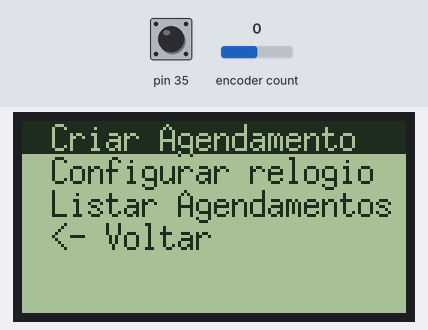
This sketch was run on a simulated Arduino Mega 2560, built with avr-gcc and run on an emulated ATmega2560. Shown: 128×64 one-colour display. The test bench sets the inputs (shaded band); at power-on: encoder count 0, pin 35 HIGH. What the sketch prints to the serial monitor is not drawn.

Above: at 1.8 s.
1.9 s: encoder count set to 1
At 3.8 s:
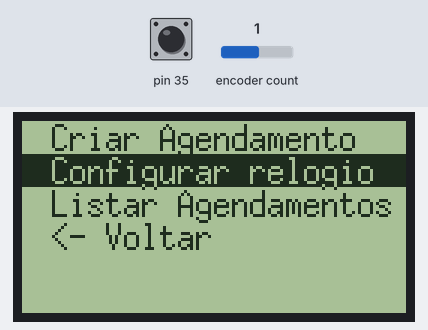
4.1 s: encoder count set to 2
At 6.6 s:
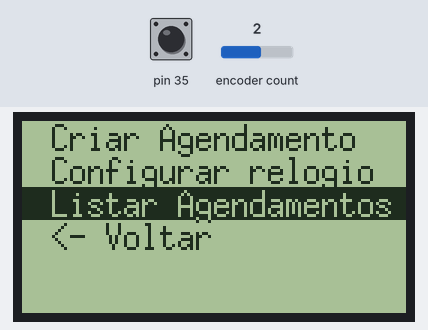
11.7 s: encoder count set to 3
At 13.6 s:
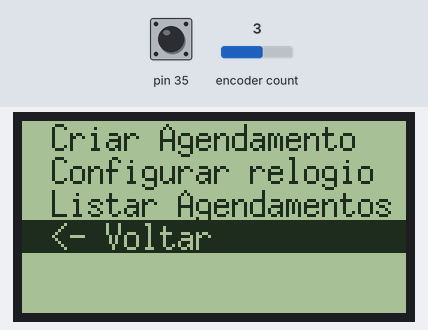
Timing chart, 0 to 15.1 s (numbered marks = the images above; inputs shaded):
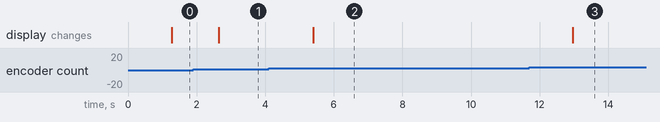

The sketch:

MEGA_RAMPS_MENU.ino
```cpp
#include <math.h>
#include <SPI.h>
#include <U8g2lib.h>
#include "ClickEncoder.h"
#include "Menu.h"
#include "pin_map.h"
#include "RTClib.h"


bool Running = true;
char *menu_current[20];
uint8_t menu_item_current  = 0;
uint8_t telaAtual  = 0;
uint8_t menu_length_current  = 0;
uint8_t menu_redraw_required = 0;
int16_t last, value;                  // store position of encoder
String inputString = "";         // a String to hold incoming data
bool stringComplete = false;  // whether the string is complete

enum Tela{
  PRINCIPAL,
  MENU,
  AJUSTAR_RELOGIO,
  CRIAR_AGENDAMENTO,
  LISTAR_AGENDAMENTOS
};

Tela tela_atual = MENU;

U8G2_ST7920_128X64_1_SW_SPI u8g2(U8G2_R0, DOGLCD_SCK , DOGLCD_MOSI, DOGLCD_CS ); // Initialize graphics controller
ClickEncoder *encoder;                //Create instance of ClickEncoder class
RTC_DS1307 rtc;

void setup() {
  Serial.begin(115200);
  Serial.println("RAMPS TEST");
  rtc.begin();

  //set up Menu
  memcpy(menu_current, menu_setup, sizeof(menu_setup));
  menu_length_current = *(&menu_setup + 1) - menu_setup ;
  menu_redraw_required = 1;     // force initial redraw

  // set up click encoder
  encoder = new ClickEncoder(BTN_EN2, BTN_EN1, BTN_ENC);
  last = -1;

  // initialize timers
  noInterrupts();           // disable all interrupts

  // encoder read timer
  TCCR2A = 0;
  TCCR2B = 0;
  TCNT2  = 0;
  OCR2A = round(16000000 / 1024 / 1000);        // compare match register e.g. 16MHz/1024/100Hz
  TCCR2B |= (1 << WGM12);   // CTC mode
  TCCR2B |= (1 << CS12) | (1 << CS10);  // 1024 prescaler
  TIMSK2 |= (1 << OCIE2A);  // enable timer compare interrupt
  interrupts();             // enable all interrupts


  u8g2.begin();
  u8g2.setFontPosTop();
  do {
    u8g2.setFont(u8g2_font_ncenB14_tr);
    u8g2.drawStr(10, 10, "Dinheiros!!");
  } while ( u8g2.nextPage() );
  delay(500);
}

// ----------------------------------------------------------------------------
// TIMER ISRs
// ----------------------------------------------------------------------------

ISR(TIMER2_COMPA_vect)
{
   encoder->service();
}

void loop() {
  if (stringComplete) {
    Serial.println(inputString);
    // clear the string:
    inputString = "";
    stringComplete = false;
  }

  //desenhando telas
  switch(tela_atual){
    case PRINCIPAL :
      u8g2.firstPage();
      do {
        u8g2.setCursor(25, 35);
        DateTime now = rtc.now();
        u8g2.setFont(u8g2_font_fub17_tf);
        u8g2.print(now.hour());
        u8g2.print(':');
        u8g2.print(now.minute());
        u8g2.print(':');
        u8g2.print(now.second());
      } while ( u8g2.nextPage() );
      break;
    case MENU :
      u8g2.firstPage();
      do  {
        drawMenu(menu_setup, *(&menu_setup + 1) - menu_setup  );
      } while ( u8g2.nextPage());
      break;
  }

    // ClickEncoder
  value += encoder->getValue();
  if (value < 0) {
    value = 0;
  }
  if (value > menu_length_current - 1) {
    value = menu_length_current - 1;
  }
  if (value != last) {
    Serial.print("Encoder Value: ");
    Serial.println(value);
    updateMenu(value);
    last = value;
  }

//logica para telas
  ClickEncoder::Button b = encoder->getButton();
  if (b != ClickEncoder::Open) {
    switch (b){
      case ClickEncoder::Clicked:
       Serial.println("ClickEncoder::Clicked");
        switch(tela_atual){
          case PRINCIPAL:
            tela_atual = MENU;
          break;
          case MENU:
            if(value == 0 ){
              Serial.println("criar agendamento");
            }
            if(value == 1 ){
              Serial.println("configurar relogio");
            }
            if(value == 2 ){
              Serial.println("Listar Agendamentos");
            }
            if(value == 3 ){
              Serial.println("Voltar");
            }

          break;
          case AJUSTAR_RELOGIO:
          break;

          case CRIAR_AGENDAMENTO:
          break;

          case LISTAR_AGENDAMENTOS:
          break;
        }
        break;
      case ClickEncoder::Pressed:
        Serial.println("ClickEncoder::Pressed");
        break;
      case ClickEncoder::DoubleClicked:
         tela_atual = tela_atual == MENU ? PRINCIPAL : MENU;
        Serial.println("ClickEncoder::DoubleClicked");
        break;
      }
    }
 }


// -----------------------
// MENU HANDLING ROUTINES
void drawMenu(const char *menu[], uint8_t menu_len) {
  uint8_t i, h;
  u8g2_uint_t w, d;
  u8g2.setFont(u8g_font_6x13);
  u8g2.setFontRefHeightText();
  h = u8g2.getFontAscent() - u8g2.getFontDescent();
  w = u8g2.getWidth();
  for (  i = 0; i < menu_len; i++ ) {
    d = 10; // menu indent
    if ( i == menu_item_current ) {
      u8g2.drawBox(0, i  * h  , w, h);
      u8g2.setDrawColor(0);
      u8g2.drawStr(d, i * h , menu[i]);
      u8g2.setDrawColor(1);
    } else {
      u8g2.drawStr(d, i * h , menu[i]);
    }
  }
}
// ----------------------


void updateMenu(int i) {
  menu_item_current  = i;
  menu_redraw_required = 1;
}

void   menuClick( uint8_t _value) {
  Serial.print("menuClick\t");
  Serial.println(_value);
  Running = true;
}


void serialEvent() {
  while (Serial.available()) {
    // get the new byte:
    char inChar = (char)Serial.read();
    // add it to the inputString:
    inputString += inChar;
    // if the incoming character is a newline, set a flag so the main loop can
    // do something about it:
    if (inChar == '\n') {
      stringComplete = true;
    }
  }
}
```

Menu.cpp
```cpp
//#include "Menu.h"
```

Menu.h
```cpp
const char *menu_setup[] = {"Criar Agendamento","Configurar relogio","Listar Agendamentos","<- Voltar" }; // id=1
```

pin_map.h
```cpp
#pragma once

/**
   Arduino Mega with RAMPS v1.4 pin assignments
*/
//
// Servos
//

#define SERVO0_PIN                        11
#define SERVO1_PIN                         6
#define SERVO2_PIN                         5
#define SERVO3_PIN                         4


//
// Limit Switches
//

#define X_MIN_PIN                          3
#define X_MAX_PIN                          2
#define Y_MIN_PIN                         14
#define Y_MAX_PIN                         15
#define Z_MIN_PIN                         18
#define Z_MAX_PIN                         19


//
// Steppers
//
#define X_STEP_PIN                         54
#define X_DIR_PIN                          55
#define X_ENABLE_PIN                       38
#define X_CS_PIN                           53

#define Y_STEP_PIN                         60
#define Y_DIR_PIN                          61
#define Y_ENABLE_PIN                       56
#define Y_CS_PIN                           49

#define Z_STEP_PIN                         46
#define Z_DIR_PIN                          48
#define Z_ENABLE_PIN                       62
#define Z_CS_PIN                           40


#define E0_STEP_PIN                        26
#define E0_DIR_PIN                         28
#define E0_ENABLE_PIN                      24
#define E0_CS_PIN                          42


#define E1_STEP_PIN                        36
#define E1_DIR_PIN                         34
#define E1_ENABLE_PIN                      30
#define E1_CS_PIN                          44


//
// Temperature Sensors
//

#define TEMP_0_PIN                         13  // Analog Input
#define TEMP_1_PIN                         15  // Analog Input
#define TEMP_BED_PIN                       14  // Analog Input

//
// Heaters / Fans
//
#define RAMPS_D8_PIN                        8
#define RAMPS_D9_PIN                        9
#define RAMPS_D10_PIN                      10


//
// I2C
//
#define SDA_PIN                           20
#define SCL_PIN                           21


//////////////////////////
// LCDs and Controllers //
//////////////////////////


// DOGM SPI LCD Support
#define DOGLCD_CS                       16
#define DOGLCD_MOSI                     17
#define DOGLCD_SCK                      23


// REPRAP_DISCOUNT_SMART_CONTROLLER
#define BTN_EN1                             31  //BTN_EN1
#define BTN_EN2                            33  // BTN_EN2
#define BTN_ENC                            35  //BTN_ENC
#define BEEPER_PIN                      37
#define SD_DETECT_PIN                   49
#define KILL_PIN                        41
#define LCD_BACKLIGHT_PIN               39
```

Measured:
- after the input at 1.9 s, the display: changes after 0.75 s (image 1)
- after the input at 4.1 s, the display: changes after 1.3 s (image 2)
- after the input at 11.7 s, the display: changes after 1.3 s (image 3)
